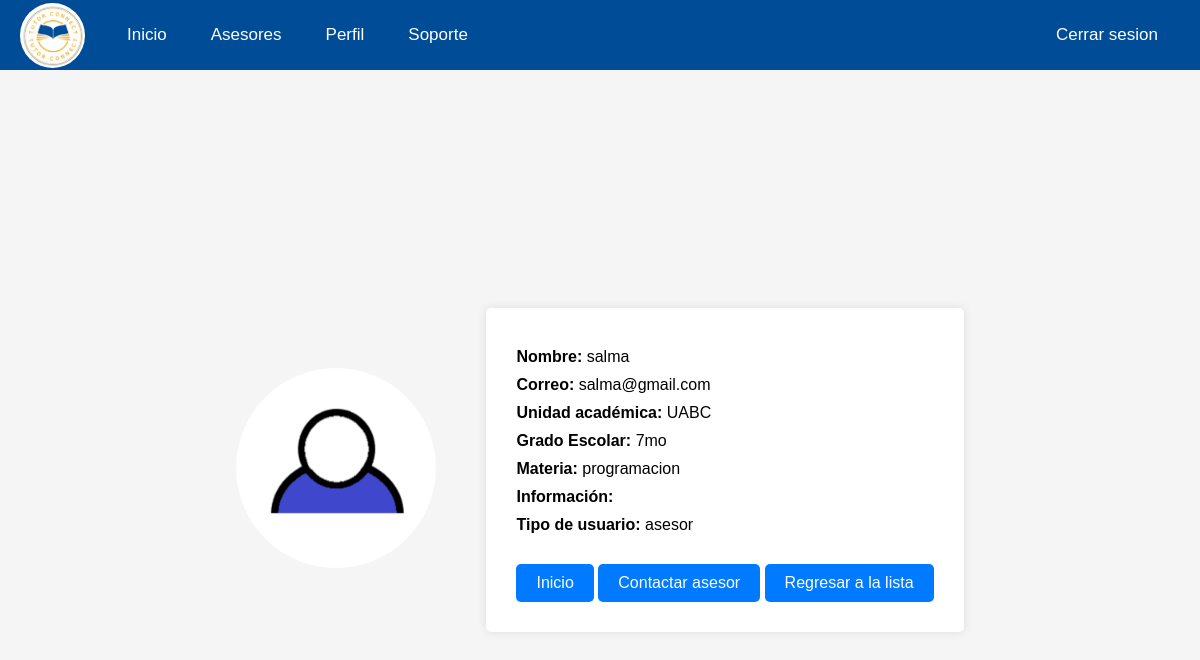
The page /assets/php/perfil_asesor.php?id=32 (signed in) on the database its author committed.
### tables this page shows
CREATE TABLE `usuarios` (
  `Id` int(11) NOT NULL,
  `nombre` varchar(50) NOT NULL,
  `correo` varchar(30) NOT NULL,
  `institucion` varchar(50) NOT NULL,
  `grado` varchar(30) NOT NULL,
  `contrasena` varchar(30) NOT NULL,
  `tipo` varchar(10) NOT NULL,
  `materia` varchar(50) NOT NULL,
  `info` varchar(300) NOT NULL
);

### assets/php/perfil_asesor.php (the view, shortened to what this page needs)
<?php
    include 'conexion_bd.php';
    $datos = mysqli_query($conexion, "SELECT * FROM usuarios WHERE Id = '$_REQUEST[id]'");
    $dato = mysqli_fetch_array($datos);
?>
<!DOCTYPE html>
<html lang="en">
<head>
    <link rel="stylesheet" href = "../css/estilos_navbar.css">
    <link rel="stylesheet" href = "../css/estilos_perfil_asesor.css">
</head>
<body>
    <nav class="navbar_main">
        <div class="navbar-iz">
            <img src="/Tutor-Connect/assets/images/logo.png" alt="logo">
            <a href="/Tutor-Connect/inicio/views/inicio.php">Inicio</a>
            <a href="/Tutor-Connect/assets/php/usuarios.php">Asesores</a>
            <a href="/Tutor-Connect/usuario.php">Perfil</a>
            <a href="/Tutor-Connect/ayuda/ayuda.html">Soporte</a>
        </div>
        <div class='navbar-de'>
            <a href='/Tutor-Connect/assets/php/logout.php'> Cerrar sesion </a>
        </div>
    </nav>
    <div class="contenedor">
        <div class="contenedor_foto">
            <img src="/Tutor-Connect/assets/images/usuario.png" alt="foto_perfil">
        </div>
        <div class="informacion">
            <p><b>Nombre:</b> <?php echo $dato['nombre']; ?></p>
            <p><b>Correo:</b> <?php echo $dato['correo']; ?></p>
            <p><b>Unidad académica:</b> <?php echo $dato['institucion']; ?></p>
            <p><b>Grado Escolar:</b> <?php echo $dato['grado']; ?></p>
            <?php if ($dato['tipo'] == "asesor") { ?>
                <p><b>Materia:</b> <?php echo $dato['materia']; ?></p>
                <p><b>Información:</b> <?php echo $dato['info']; ?></p>
            <?php } ?>
            <p><b>Tipo de usuario:</b> <?php echo $dato['tipo']; ?></p>
            <a href="../../inicio/views/inicio.php">Inicio</a>
            <a href="#">Contactar asesor</a>
            <a href="usuarios.php">Regresar a la lista</a>
        </div>
    </div>
</body>
</html>

### assets/css/estilos_navbar.css (style rules this page uses)
* { margin: 0; padding: 0; box-sizing: border-box; text-decoration: none; font-family: Arial, sans-serif; }
.navbar_main { height: 70px; background-color: #004C97; overflow: hidden; display: flex; justify-content: space-between; align-items: center; padding: 14px 20px; }
.navbar_main img { margin-right: 20px; border-radius: 50%; width: 65px; }
.navbar-iz a, .navbar-de a { color: white; text-align: center; padding: 10px 20px; text-decoration: none; margin-right: 0px; border: 2px solid #004C97; font-size: 17px; transition: all 600ms; }
.navbar-iz { display: flex; align-items: center; }
.navbar-de { display: flex; align-items: center; }

### assets/css/estilos_perfil_asesor.css (style rules this page uses)
* { margin: 0; padding: 0; box-sizing: border-box; text-decoration: none; }
body { font-family: Arial, sans-serif; background-color: #f5f5f5; margin: 0; padding: 0; }
.contenedor { display: flex; justify-content: center; align-items: center; height: 100vh; }
.contenedor_foto { margin-right: 50px; }
.contenedor_foto img { width: 200px; height: 200px; border-radius: 50%; object-fit: cover; }
.informacion { background-color: #fff; padding: 30px; border-radius: 5px; box-shadow: 0 0 10px rgba(0, 0, 0, 0.1); }
.informacion p { margin: 10px 0; }
.informacion a { display: inline-block; margin-top: 20px; padding: 10px 20px; background-color: #007bff; color: #fff; text-decoration: none; border-radius: 5px; transition: background-color 0.3s ease; }

### rows shown on the page
usuarios: nombre "salma", correo "salma@gmail.com", institucion "UABC", grado "7mo", materia "programacion", tipo "asesor"
